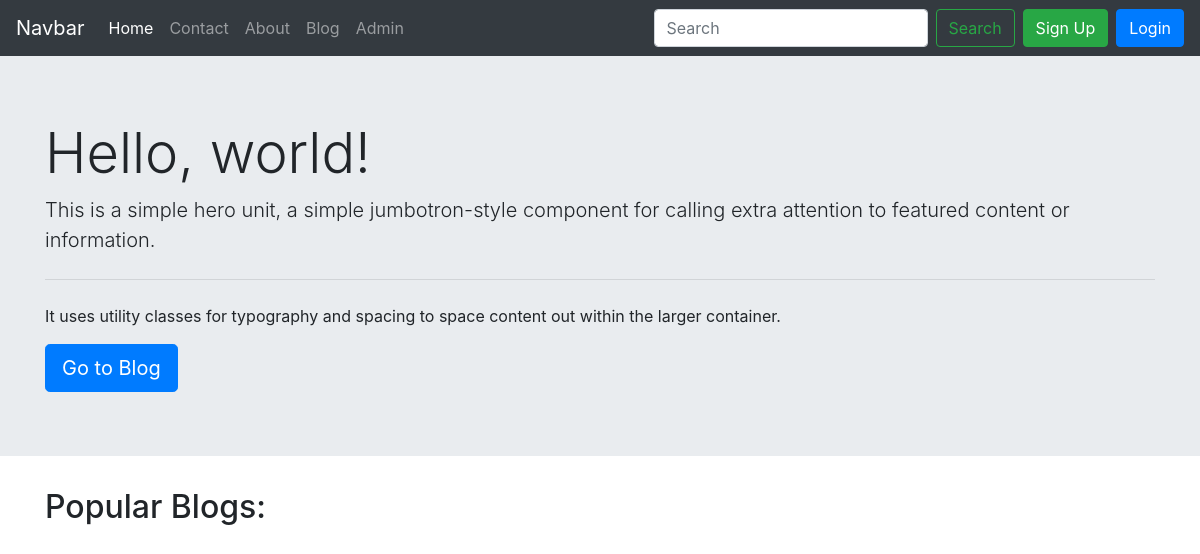
Before: / with the older database file.
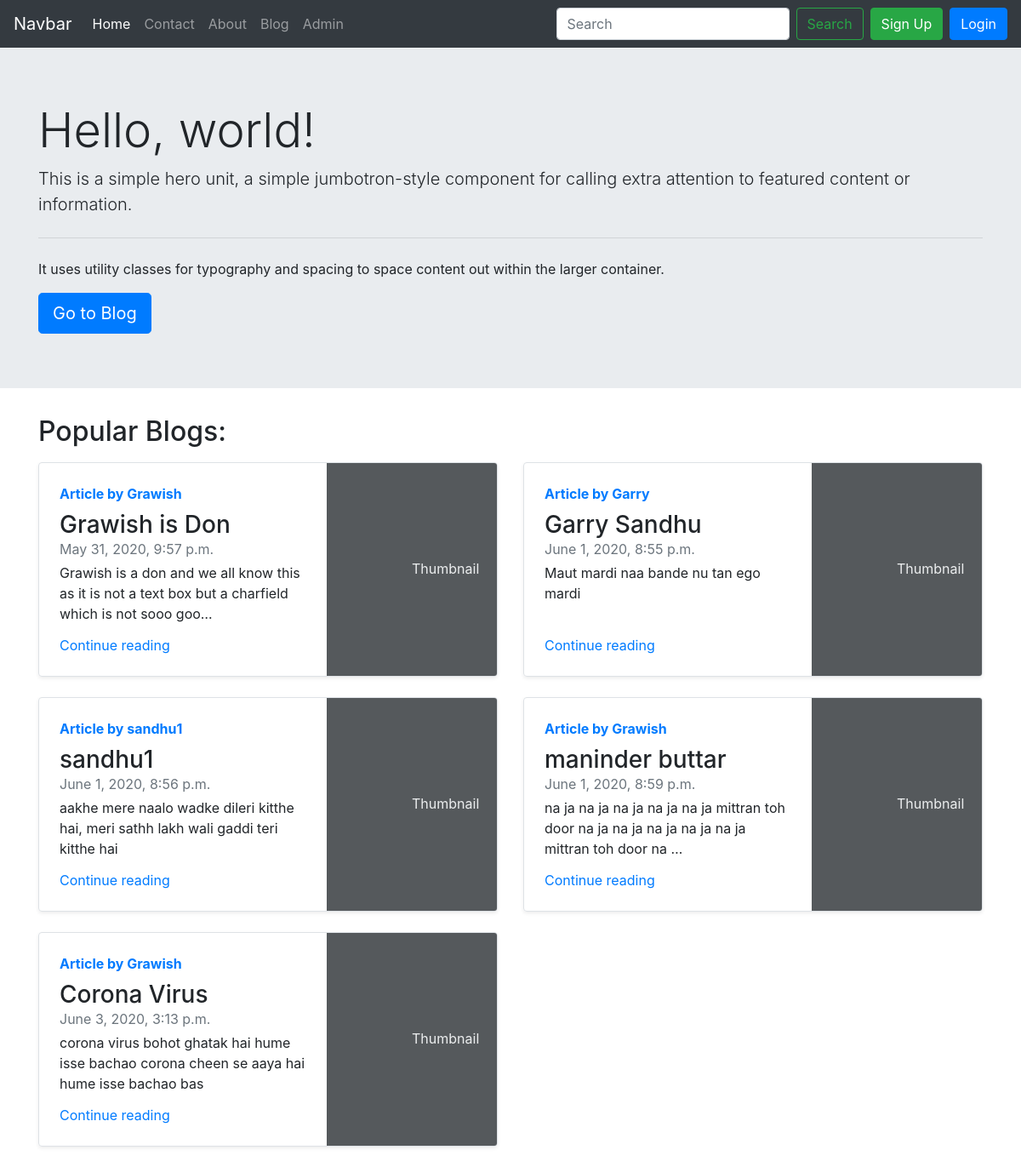
After: the same page with the newer database file.
### blog/models.py (models this page shows, shortened)
class Blogpost(models.Model):
    sno = models.AutoField(primary_key=True)
    title = models.CharField(max_length=100, default="")
    Content = models.TextField(max_length=10000, default="")
    author = models.CharField(max_length=10, default="")
    slug = models.CharField(max_length=100, default="")
    Timestamp = models.DateTimeField(blank=True)

### home/views.py (the view)
# urls.py: 2. Add a URL to urlpatterns:  path('', views.home, name='home')
def home(index):
    allposts = Blogpost.objects.all()
    return render(index, 'home/home.html', {'allposts': allposts})

### templates/home/home.html (shortened to what this page needs)
{% extends 'base.html' %}
{% block home %}
    active
{% endblock %}
{% block body %}
    <div class="jumbotron jumbotron-fluid">
        <div class="container">
            <h1 class="display-4">Hello, world!</h1>
            <p class="lead">This is a simple hero unit, a simple jumbotron-style component for calling extra attention
                to featured content or information.</p>
            <hr class="my-4">
            <p>It uses utility classes for typography and spacing to space content out within the larger container.</p>
            <a class="btn btn-primary btn-lg" href="/blog" role="button">Go to Blog</a>
        </div>
    </div>
    <div class="container">
        <h2 class="mb-3">Popular Blogs: </h2>
        <div class="row">
            {% for post in allposts %}
            <div class="col-md-6">
                <div class="row no-gutters border rounded overflow-hidden flex-md-row mb-4 shadow-sm h-md-250 position-relative">
                    <div class="col p-4 d-flex flex-column position-static">
                        <strong class="d-inline-block mb-2 text-primary">Article by {{ post.author }}</strong>
                        <h3 class="mb-0">{{ post.title }}</h3>
                        <div class="mb-1 text-muted">{{ post.Timestamp}}</div>
                        <p class="card-text mb-auto">{{ post.Content|truncatechars:100 }}</p>
                        <a href="/blog/{{ post.slug }}" class="stretched-link">Continue reading</a>
                    </div>
                    <div class="col-auto d-none d-lg-block">
                        <svg class="bd-placeholder-img" width="200" height="250" xmlns="http://www.w3.org/2000/svg"
                             preserveAspectRatio="xMidYMid slice" focusable="false" role="img"
                             aria-label="Placeholder: Thumbnail"><title>Placeholder</title>
                            <text x="50%" y="50%" fill="#eceeef" dy=".3em">Thumbnail</text>
                        </svg>
                    </div>
                </div>
            </div>
                {% if forloop.counter|divisibleby:2 and forloop.counter > 0 and not forloop.last %}
                    </div>
                    <div class="row">
                {% endif %}
            {% endfor %}
        </div>
    </div>
{% endblock %}

### templates/base.html (shortened to what this page needs)
<!doctype html>
<html lang="en">
<head>
    <link rel="stylesheet" href="https://stackpath.bootstrapcdn.com/bootstrap/4.3.1/css/bootstrap.min.css"
>
</head>
<body>
<nav class="navbar navbar-expand-lg navbar-dark bg-dark">
    <a class="navbar-brand" href="#">Navbar</a>
    <div class="collapse navbar-collapse" id="navbarSupportedContent">
        <ul class="navbar-nav mr-auto">
            <li class="nav-item {% block home %}{% endblock %}">
                <a class="nav-link" href="/">Home <span class="sr-only">(current)</span></a>
            </li>
            <li class="nav-item {% block contact %}{% endblock %}">
                <a class="nav-link" href="/contact">Contact</a>
            </li>
            <li class="nav-item {% block about %}{% endblock %}">
                <a class="nav-link" href="/about">About</a>
            </li>
            <li class="nav-item {% block blog %}{% endblock %}">
                <a class="nav-link" href="/blog">Blog</a>
            </li>
            <li class="nav-item">
                <a class="nav-link" target="_blank" href="/admin">Admin</a>
            </li>
        </ul>
        <form class="form-inline my-2 my-lg-0" method="post" action="/blog/">{% csrf_token %}
            <input class="form-control mr-sm-2" type="search" placeholder="Search" aria-label="Search" name="search">
            <button class="btn btn-outline-success my-2 my-sm-0" type="submit">Search</button>
        </form>
        {% if not user.is_authenticated %}
            <button class="btn btn-success ml-2" data-toggle="modal" data-target="#signupmodal">Sign Up</button>
            <button class="btn btn-primary ml-2" data-toggle="modal" data-target="#loginmodal">Login</button>
        {% endif %}
    </div>
</nav>
{% block body %}
{% endblock %}
</body>
</html>

Changed rows visible on the page:
added Blogpost: author "Grawish", title "Grawish is Don", Timestamp "May 31, 2020, 9:57 p.m.", Content "Grawish is a don and we all know this as it is not a text box but a charfield which is not sooo goo…"
added Blogpost: author "Garry", title "Garry Sandhu", Timestamp "June 1, 2020, 8:55 p.m.", Content "Maut mardi naa bande nu tan ego mardi"
added Blogpost: author "sandhu1", title "sandhu1", Timestamp "June 1, 2020, 8:56 p.m.", Content "aakhe mere naalo wadke dileri kitthe hai, meri sathh lakh wali gaddi teri kitthe hai"
added Blogpost: author "Grawish", title "maninder buttar", Timestamp "June 1, 2020, 8:59 p.m.", Content "na ja na ja na ja na ja na ja mittran toh door na ja na ja na ja na ja na ja mittran toh door na …"
added Blogpost: author "Grawish", title "Corona Virus", Timestamp "June 3, 2020, 3:13 p.m.", Content "corona virus bohot ghatak hai hume isse bachao corona cheen se aaya hai hume isse bachao bas"
